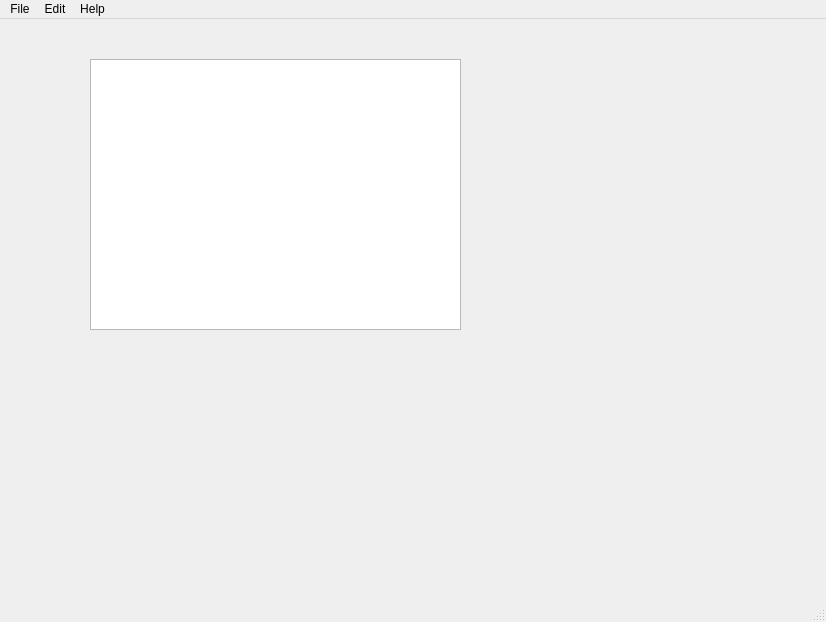
<?xml version="1.0" encoding="UTF-8"?>
<ui version="4.0">
 <class>MainWindow</class>
 <widget class="QMainWindow" name="MainWindow">
  <property name="geometry">
   <rect>
    <x>0</x>
    <y>0</y>
    <width>826</width>
    <height>622</height>
   </rect>
  </property>
  <property name="windowTitle">
   <string>MainWindow</string>
  </property>
  <widget class="QWidget" name="centralwidget">
   <widget class="QWidget" name="horizontalLayoutWidget">
    <property name="geometry">
     <rect>
      <x>20</x>
      <y>20</y>
      <width>751</width>
      <height>521</height>
     </rect>
    </property>
    <layout class="QHBoxLayout" name="horizontalLayout">
     <item>
      <widget class="QWidget" name="widget" native="true">
       <widget class="QGraphicsView" name="graphicsView">
        <property name="geometry">
         <rect>
          <x>70</x>
          <y>20</y>
          <width>371</width>
          <height>271</height>
         </rect>
        </property>
       </widget>
      </widget>
     </item>
    </layout>
   </widget>
  </widget>
  <widget class="QMenuBar" name="menubar">
   <property name="geometry">
    <rect>
     <x>0</x>
     <y>0</y>
     <width>826</width>
     <height>22</height>
    </rect>
   </property>
   <widget class="QMenu" name="menuFile">
    <property name="title">
     <string>File</string>
    </property>
    <addaction name="actionshowSVG"/>
   </widget>
   <widget class="QMenu" name="menuEdit">
    <property name="title">
     <string>Edit</string>
    </property>
   </widget>
   <widget class="QMenu" name="menuHelp">
    <property name="title">
     <string>Help</string>
    </property>
    <addaction name="actionAbout"/>
   </widget>
   <addaction name="menuFile"/>
   <addaction name="menuEdit"/>
   <addaction name="menuHelp"/>
  </widget>
  <widget class="QStatusBar" name="statusbar"/>
  <action name="actionshowSVG">
   <property name="text">
    <string>showSVG</string>
   </property>
  </action>
  <action name="actionAbout">
   <property name="text">
    <string>About</string>
   </property>
  </action>
 </widget>
 <resources/>
 <connections/>
</ui>
